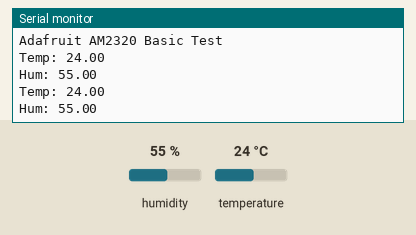
This sketch was run on a simulated Arduino Uno, built with avr-gcc and run on an emulated ATmega328P. Shown: the last lines printed to the serial monitor. The test bench sets the inputs (shaded band); at power-on: humidity 55 %, temperature 24 °C.

Above: at 2.8 s.
2.9 s: humidity set to 22 %
At 5.3 s:
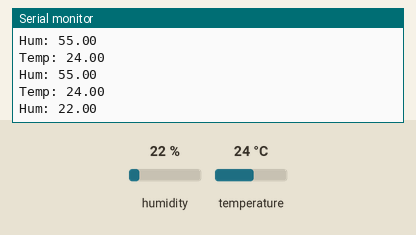
5.6 s: temperature set to 12 °C
At 7.3 s:
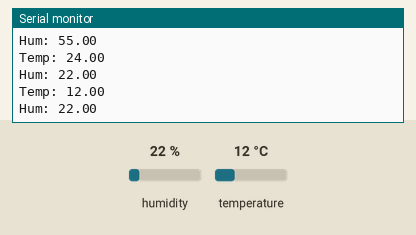
8.3 s: humidity set to 40 %
At 11.0 s:
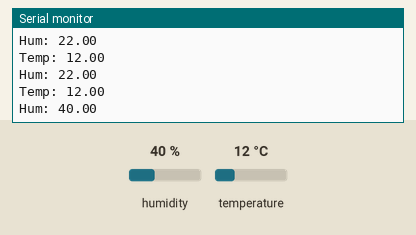
Timing chart, 0 to 12.5 s (numbered marks = the images above; inputs shaded):
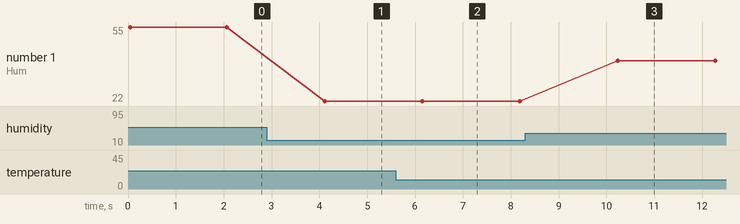

The sketch:

basic_am2320.ino
```cpp
#include "Adafruit_Sensor.h"
#include "Adafruit_AM2320.h"

Adafruit_AM2320 am2320 = Adafruit_AM2320();

void setup() {
  Serial.begin(9600);
  while (!Serial) {
    delay(10); // hang out until serial port opens
  }

  Serial.println("Adafruit AM2320 Basic Test");
  am2320.begin();
}

void loop() {
  Serial.print("Temp: "); Serial.println(am2320.readTemperature());
  Serial.print("Hum: "); Serial.println(am2320.readHumidity());

  delay(2000);
}
```

Measured:
- after the input at 2.9 s, the serial monitor: prints a new line after 1.2 s (image 1)
- after the input at 5.6 s, the serial monitor: prints a new line after 0.52 s (image 2)
- after the input at 8.3 s, the serial monitor: prints a new line after 1.9 s (image 3)
- plotted number 1: 55 → 22 after the input at 2.9 s, 22 → 40 after the input at 8.3 s
